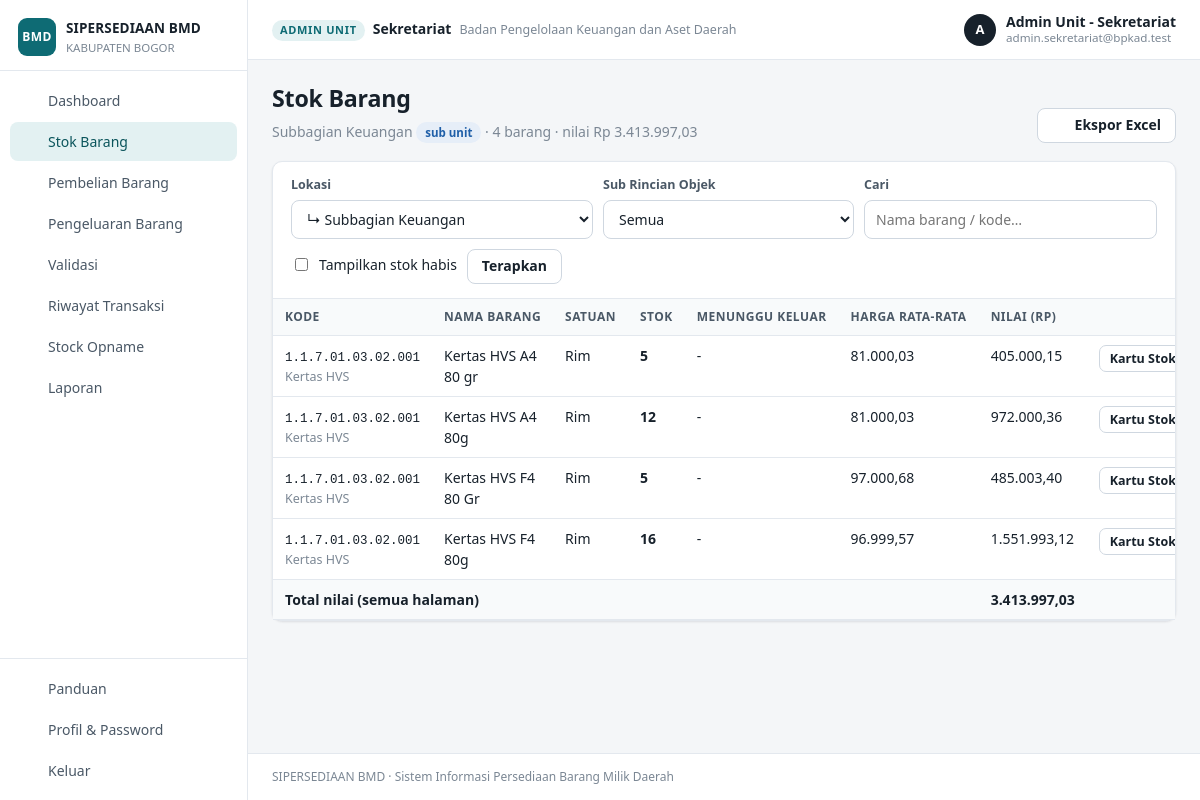
Page /index.php?page=stok&unit=80 (signed in) on the earlier database version.
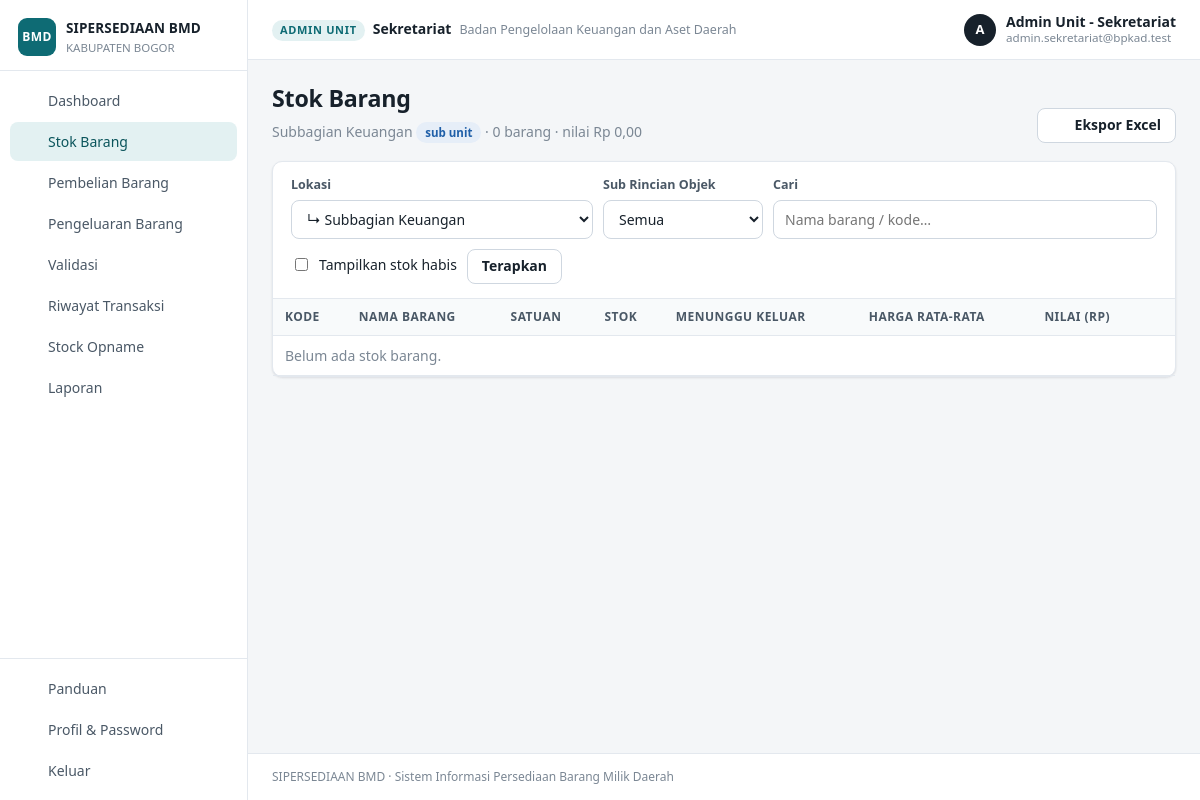
Same page on the later database version.
### tables this page shows
CREATE TABLE users (
  id          INT UNSIGNED NOT NULL AUTO_INCREMENT PRIMARY KEY,
  nama        VARCHAR(150) NOT NULL,
  nip         VARCHAR(30)  NULL,
  email       VARCHAR(150) NULL,
  password    VARCHAR(255) NULL,
  role        ENUM('superadmin','admin_skpd','admin','operator') NOT NULL,
  skpd_id     INT UNSIGNED NULL,
  unit_id     INT UNSIGNED NULL,
  slot        TINYINT UNSIGNED NOT NULL DEFAULT 1,
  is_active   TINYINT(1) NOT NULL DEFAULT 0,
  last_login  DATETIME NULL,
  created_at  DATETIME NOT NULL DEFAULT CURRENT_TIMESTAMP,
  updated_at  DATETIME NULL ON UPDATE CURRENT_TIMESTAMP,
  UNIQUE KEY uk_email (email),
  KEY idx_skpd (skpd_id),
  KEY idx_unit (unit_id),
  CONSTRAINT fk_user_skpd FOREIGN KEY (skpd_id) REFERENCES skpd(id)       ON DELETE CASCADE,
  CONSTRAINT fk_user_unit FOREIGN KEY (unit_id) REFERENCES unit_kerja(id) ON DELETE CASCADE
);

CREATE TABLE unit_kerja (
  id          INT UNSIGNED NOT NULL AUTO_INCREMENT PRIMARY KEY,
  skpd_id     INT UNSIGNED NOT NULL,
  parent_id   INT UNSIGNED NULL,
  level       ENUM('unit','subunit') NOT NULL,
  kode        VARCHAR(30)  NULL,
  nama        VARCHAR(200) NOT NULL,
  lokasi      VARCHAR(255) NULL,
  pic         VARCHAR(150) NULL,
  email       VARCHAR(150) NULL,
  telp        VARCHAR(50)  NULL,
  created_at  DATETIME NOT NULL DEFAULT CURRENT_TIMESTAMP,
  updated_at  DATETIME NULL ON UPDATE CURRENT_TIMESTAMP,
  KEY idx_skpd (skpd_id),
  KEY idx_parent (parent_id),
  CONSTRAINT fk_unit_skpd   FOREIGN KEY (skpd_id)   REFERENCES skpd(id)       ON DELETE CASCADE,
  CONSTRAINT fk_unit_parent FOREIGN KEY (parent_id) REFERENCES unit_kerja(id) ON DELETE CASCADE
);

CREATE TABLE barang (
  id              INT UNSIGNED NOT NULL AUTO_INCREMENT PRIMARY KEY,
  unit_id         INT UNSIGNED NOT NULL,
  kode_barang_id  INT UNSIGNED NOT NULL,
  nama_barang     VARCHAR(255) NOT NULL,
  satuan          VARCHAR(50)  NOT NULL,
  stok            DECIMAL(15,2) NOT NULL DEFAULT 0,
  nilai           DECIMAL(20,2) NOT NULL DEFAULT 0,
  created_at      DATETIME NOT NULL DEFAULT CURRENT_TIMESTAMP,
  updated_at      DATETIME NULL ON UPDATE CURRENT_TIMESTAMP,
  KEY idx_unit_kode (unit_id, kode_barang_id),
  KEY idx_nama (nama_barang(100)),
  CONSTRAINT fk_barang_unit FOREIGN KEY (unit_id)        REFERENCES unit_kerja(id)  ON DELETE RESTRICT,
  CONSTRAINT fk_barang_kode FOREIGN KEY (kode_barang_id) REFERENCES kode_barang(id) ON DELETE RESTRICT
);

CREATE TABLE kode_barang (
  id         INT UNSIGNED NOT NULL AUTO_INCREMENT PRIMARY KEY,
  parent_id  INT UNSIGNED NULL,
  level      TINYINT UNSIGNED NOT NULL,
  kode       VARCHAR(30)  NOT NULL,
  uraian     VARCHAR(255) NOT NULL,
  is_active  TINYINT(1)   NOT NULL DEFAULT 1,
  UNIQUE KEY uk_kode (kode),
  KEY idx_parent (parent_id),
  KEY idx_level (level),
  CONSTRAINT fk_kode_parent FOREIGN KEY (parent_id) REFERENCES kode_barang(id)
    ON UPDATE CASCADE ON DELETE RESTRICT
);

### index.php (called while the page is built, shortened)
<?php
require_login();
$page = isset($_GET['page']) ? preg_replace('/[^a-z_]/', '', $_GET['page']) : 'dashboard';
require __DIR__ . '/pages/' . $page . '.php';

### core/auth.php (called while the page is built, shortened)
<?php
function user()
{
    static $u = false;
    if ($u !== false) return $u;
    $u = null;
    if (!empty($_SESSION['uid'])) {
        $u = row('SELECT u.*, uk.level AS unit_level, uk.nama AS unit_nama, uk.parent_id AS unit_parent_id,
                         COALESCE(s1.nama, s2.nama) AS skpd_nama, COALESCE(u.skpd_id, uk.skpd_id) AS skpd_ref
                  FROM users u
                  LEFT JOIN unit_kerja uk ON uk.id = u.unit_id
                  LEFT JOIN skpd s1 ON s1.id = u.skpd_id
                  LEFT JOIN skpd s2 ON s2.id = uk.skpd_id
                  WHERE u.id = ? AND (u.is_active = 1 OR ?)', [(int)$_SESSION['uid'], impersonator_id() ? 1 : 0]);
        if ($u) {
            $u['id'] = (int)$u['id'];
            $u['unit_id'] = $u['unit_id'] ? (int)$u['unit_id'] : null;
            $u['skpd_id'] = $u['skpd_ref'] ? (int)$u['skpd_ref'] : null;
        } else {
            unset($_SESSION['uid']);
        }
    }
    return $u;
}
function require_login()
{
    if (!user()) {
        if (is_ajax()) json_out(['ok' => false, 'msg' => 'Sesi berakhir, silakan login kembali.'], 401);
        redirect('login.php');
    }
}
function has_role(...$roles)
{
    $u = user();
    return $u && in_array($u['role'], $roles, true);
}
function unit_scope_ids($u = null)
{
    $u = $u ?: user();
    $ids = [(int)$u['unit_id']];
    if ($u['unit_level'] === 'unit') {
        foreach (rows('SELECT id FROM unit_kerja WHERE parent_id = ?', [(int)$u['unit_id']]) as $r) $ids[] = (int)$r['id'];
    }
    return $ids;
}
function impersonator_id()
{
    return (int)($_SESSION['impersonator'] ?? 0);
}

### core/db.php (called while the page is built, shortened)
<?php
function db()
{
    static $conn = null;
    if ($conn === null) {
        try {
            $conn = new mysqli(DB_HOST, DB_USER, DB_PASS, DB_NAME, (int)DB_PORT);
            $conn->set_charset('utf8mb4');
            $conn->query("SET time_zone = '+07:00'");
        } catch (mysqli_sql_exception $e) {
            http_response_code(500);
            echo '<div style="font-family:sans-serif;max-width:640px;margin:60px auto;padding:24px;border:1px solid #f1c0c0;border-radius:8px;background:#fff7f7">'
                . '<h2 style="margin-top:0;color:#b42318">Koneksi database gagal</h2>'
                . '<p>Periksa pengaturan <code>DB_HOST</code>, <code>DB_USER</code>, <code>DB_PASS</code>, <code>DB_NAME</code> pada file <code>config.php</code> '
                . 'dan pastikan database sudah diimpor dari folder <code>database/</code>.</p>'
                . (APP_DEBUG ? '<pre style="white-space:pre-wrap">' . htmlspecialchars($e->getMessage()) . '</pre>' : '')
                . '</div>';
            exit;
        }
    }
    return $conn;
}
function q($sql, array $params = [])
{
    $stmt = db()->prepare($sql);
    if ($params) {
        $types = '';
        $vals = [];
        foreach ($params as $p) {
            if (is_int($p) || is_bool($p)) { $types .= 'i'; $vals[] = (int)$p; }
            elseif (is_float($p)) { $types .= 'd'; $vals[] = $p; }
            elseif ($p === null) { $types .= 's'; $vals[] = null; }
            else { $types .= 's'; $vals[] = (string)$p; }
        }
        $refs = [];
        foreach ($vals as $k => $v) { $refs[$k] = &$vals[$k]; }
        array_unshift($refs, $types);
        call_user_func_array([$stmt, 'bind_param'], $refs);
    }
    $stmt->execute();
    return $stmt;
}
function rows($sql, array $params = [])
{
    $stmt = q($sql, $params);
    $res = $stmt->get_result();
    $out = $res ? $res->fetch_all(MYSQLI_ASSOC) : [];
    return $out;
}
function row($sql, array $params = [])
{
    $r = rows($sql, $params);
    return $r ? $r[0] : null;
}
function val($sql, array $params = [])
{
    $r = row($sql, $params);
    return $r ? reset($r) : null;
}

### core/helpers.php (called while the page is built, shortened)
<?php
function e($s)
{
    return htmlspecialchars((string)$s, ENT_QUOTES, 'UTF-8');
}
function url($page = 'dashboard', array $params = [])
{
    $params = array_merge(['page' => $page], $params);
    return 'index.php?' . http_build_query($params);
}
function input($key, $default = null)
{
    if (isset($_GET[$key])) return is_string($_GET[$key]) ? trim($_GET[$key]) : $_GET[$key];
    return $default;
}
function input_int($key, $default = 0)
{
    $v = input($key, null);
    return ($v === null || $v === '') ? $default : (int)$v;
}
function rupiah($n, $dec = 2)
{
    return number_format((float)$n, $dec, ',', '.');
}
function angka($n)
{
    $n = (float)$n;
    return (floor($n) == $n) ? number_format($n, 0, ',', '.') : number_format($n, 2, ',', '.');
}
function role_label($role, $unitLevel = null)
{
    switch ($role) {
        case 'admin': return $unitLevel === 'subunit' ? 'Admin Sub Unit' : 'Admin Unit';
    }
    return $role;
}
function paginate($total, $perPage = 25)
{
    $page = max(1, input_int('hal', 1));
    $pages = max(1, (int)ceil($total / $perPage));
    $page = min($page, $pages);
    return ['page' => $page, 'pages' => $pages, 'offset' => ($page - 1) * $perPage, 'limit' => $perPage, 'total' => $total];
}

### pages/stok.php (the view, shortened to what the rows shown need)
<?php
$u = user();
$unitId = input_int('unit', (int)$u['unit_id']);
$unit = row('SELECT * FROM unit_kerja WHERE id=?', [$unitId]);
$habis = input('habis') ? 1 : 0;
$where = ['b.unit_id=?'];
$params = [$unitId];
if (!$habis) $where[] = 'b.stok>0';
$w = implode(' AND ', $where);
$sql = "SELECT b.*, k.kode, k.uraian AS kode_uraian, p.uraian AS sub_uraian,
          (SELECT COALESCE(SUM(d.jumlah),0) FROM transaksi_detail d JOIN transaksi t ON t.id=d.transaksi_id WHERE d.barang_id=b.id AND t.jenis='keluar' AND t.status='menunggu') dipesan
        FROM barang b JOIN kode_barang k ON k.id=b.kode_barang_id JOIN kode_barang p ON p.id=k.parent_id
        WHERE $w ORDER BY k.kode, b.nama_barang";
$total = (int)val("SELECT COUNT(*) FROM barang b JOIN kode_barang k ON k.id=b.kode_barang_id WHERE $w", $params);
$sum = (float)val("SELECT COALESCE(SUM(b.nilai),0) FROM barang b JOIN kode_barang k ON k.id=b.kode_barang_id WHERE $w", $params);
$pg = paginate($total, 50);
$list = rows($sql . " LIMIT {$pg['limit']} OFFSET {$pg['offset']}", $params);
include BASE_PATH . '/views/header.php';
?>
<div class="page-head">
  <div>
    <h1>Stok Barang</h1>
    <p><?= e($unit['nama']) ?><?= $unitId !== (int)$u['unit_id'] ? ' <span class="badge badge-blue">sub unit</span>' : '' ?> · <?= angka($total) ?> barang · nilai Rp <?= rupiah($sum) ?></p>
  </div>
</div>
<div class="card">
  <div class="card-body tight table-wrap">
    <table class="tbl">
      <thead><tr><th>Kode</th><th>Nama Barang</th><th>Satuan</th><th class="num">Stok</th><th class="num">Menunggu Keluar</th><th class="num">Harga Rata-rata</th><th class="num">Nilai (Rp)</th><th></th></tr></thead>
      <tbody>
      <?php foreach ($list as $b): $avg = (float)$b['stok'] > 0 ? (float)$b['nilai'] / (float)$b['stok'] : 0; ?>
        <tr>
          <td><span class="mono"><?= e($b['kode']) ?></span><div class="small muted"><?= e($b['kode_uraian']) ?></div></td>
          <td><?= e($b['nama_barang']) ?></td>
          <td><?= e($b['satuan']) ?></td>
          <td class="num"><b><?= angka($b['stok']) ?></b></td>
          <td class="num"><?= (float)$b['dipesan'] > 0 ? '<span class="badge badge-amber">' . angka($b['dipesan']) . '</span>' : '-' ?></td>
          <td class="num"><?= rupiah($avg) ?></td>
          <td class="num"><?= rupiah($b['nilai']) ?></td>
          <td class="act"><a class="btn btn-light btn-sm" href="<?= e(url('kartu', ['id' => $b['id']])) ?>">Kartu Stok</a></td>
        </tr>
      <?php endforeach; ?>
      </tbody>
    </table>
  </div>
</div>
<?php include BASE_PATH . '/views/footer.php'; ?>

### views/header.php (shortened to what the rows shown need)
<?php
$u = user();
$scopeLabel = $u['role'] === 'superadmin' ? 'Seluruh SKPD' : ($u['role'] === 'admin_skpd' ? $u['skpd_nama'] : $u['unit_nama']);
?><!doctype html>
<html lang="id">
<head>
<link rel="stylesheet" href="assets/app.css?v=4">
</head>
<body>
<div class="layout">
  <div class="main">
    <header class="topbar">
      <div class="scope">
        <span class="scope-label"><?= e(role_label($u['role'], $u['unit_level'])) ?></span>
        <span class="scope-name"><?= e($scopeLabel) ?></span>
        <?php if ($u['role'] !== 'superadmin' && $u['role'] !== 'admin_skpd'): ?><span class="scope-skpd"><?= e($u['skpd_nama']) ?></span><?php endif; ?>
      </div>
      <div class="who">
        <div class="avatar"><?= e(mb_strtoupper(mb_substr($u['nama'], 0, 1))) ?></div>
        <div class="who-text"><b><?= e($u['nama']) ?></b><small><?= e($u['email']) ?></small></div>
      </div>
    </header>
    <main class="content">

Differences in the rows shown:
removed barang: kode_barang.kode "1.1.7.01.03.02.001", kode_barang.uraian "Kertas HVS", nama_barang "Kertas HVS A4 80 gr", satuan "Rim", stok "5", rupiah($avg) "81.000,03", nilai "405.000,15"
removed barang: kode_barang.kode "1.1.7.01.03.02.001", kode_barang.uraian "Kertas HVS", nama_barang "Kertas HVS A4 80g", satuan "Rim", stok "12", rupiah($avg) "81.000,03", nilai "972.000,36"
removed barang: kode_barang.kode "1.1.7.01.03.02.001", kode_barang.uraian "Kertas HVS", nama_barang "Kertas HVS F4 80 Gr", satuan "Rim", stok "5", rupiah($avg) "97.000,68", nilai "485.003,40"
removed barang: kode_barang.kode "1.1.7.01.03.02.001", kode_barang.uraian "Kertas HVS", nama_barang "Kertas HVS F4 80g", satuan "Rim", stok "16", rupiah($avg) "96.999,57", nilai "1.551.993,12"
Other differences:
angka($total): "4" → "0"
rupiah($sum): "3.413.997,03" → "0,00"
rupiah($sum): "3.413.997,03" → (not shown)
text no longer shown: "Total nilai (semua halaman)"
text now shown: "Belum ada stok barang ."
